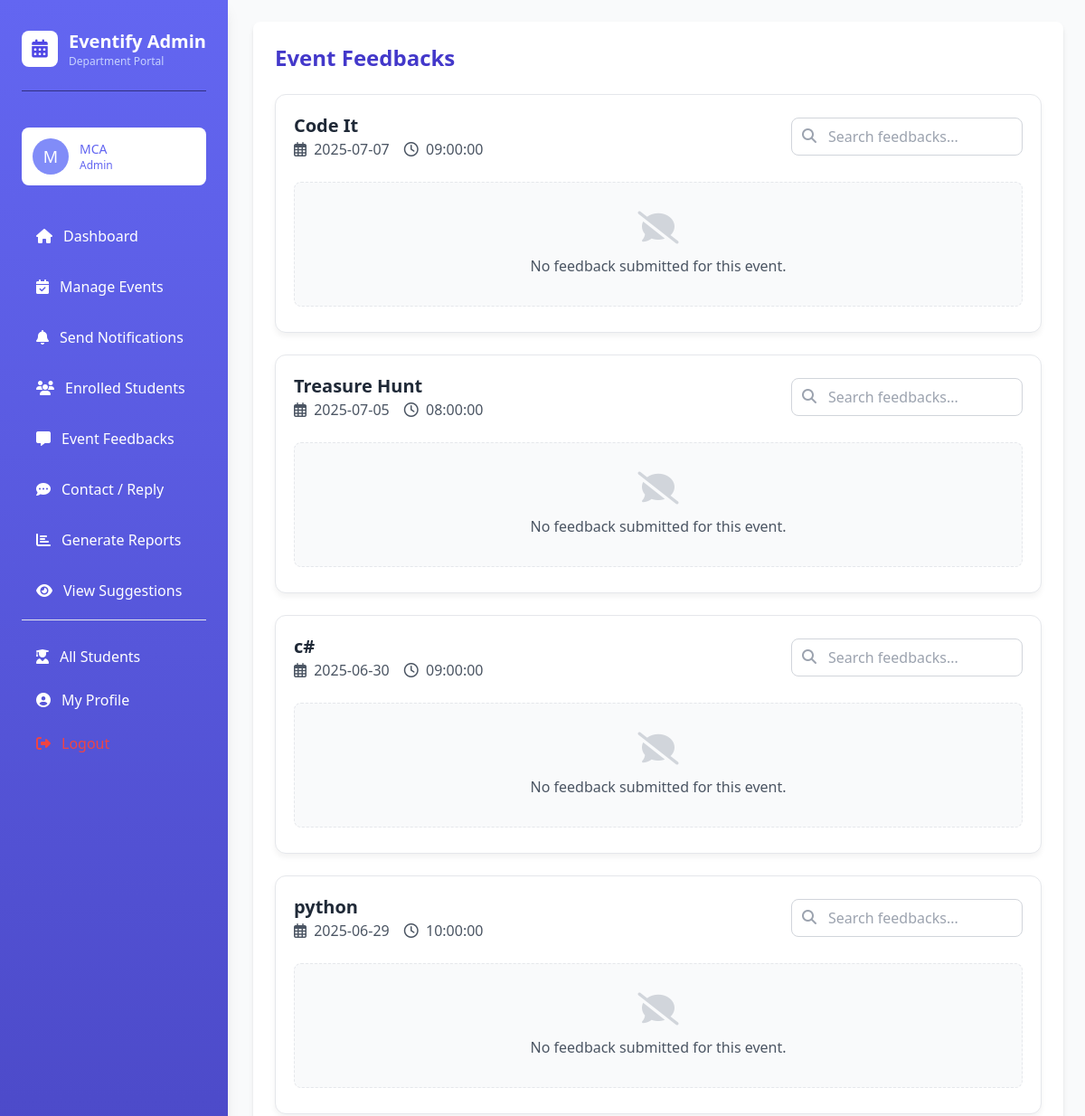
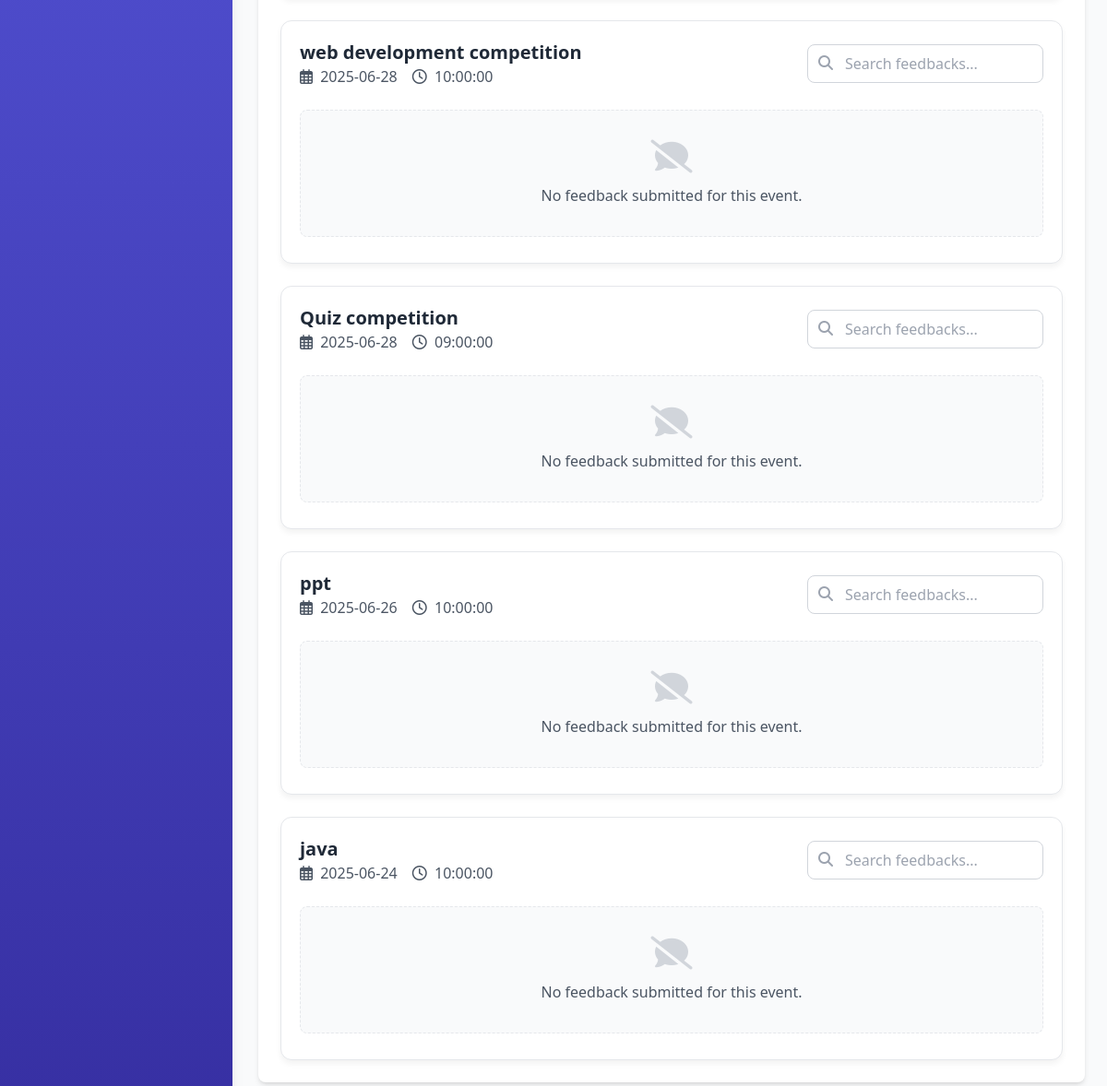
Screenshot of /department/event_feedbacks.php (signed in) with the database file from the repository (2 pictures, top to bottom).
### tables this page shows
CREATE TABLE `events` (
  `event_id` int(11) NOT NULL,
  `event_title` varchar(150) NOT NULL,
  `event_description` text NOT NULL,
  `event_date` date NOT NULL,
  `event_time` time NOT NULL,
  `event_end_time` time NOT NULL,
  `max_participants` int(11) DEFAULT NULL,
  `enrollment_deadline` datetime DEFAULT NULL,
  `department_id` int(11) DEFAULT NULL,
  `created_at` timestamp NOT NULL DEFAULT current_timestamp(),
  `notified` tinyint(1) DEFAULT 0
);

### department/event_feedbacks.php (the view, shortened to what this page needs)
<?php
require_once '../includes/db.php';
$department_id = $_SESSION['department_id'];
$eventsStmt = $pdo->prepare("SELECT * FROM events WHERE department_id = ? ORDER BY event_date DESC");
$eventsStmt->execute([$department_id]);
$events = $eventsStmt->fetchAll();
?>
<!DOCTYPE html>
<html lang="en">
<head>
  <script src="https://cdn.tailwindcss.com"></script>
  <link rel="stylesheet" href="https://cdnjs.cloudflare.com/ajax/libs/font-awesome/6.4.0/css/all.min.css">
</head>
<body class="bg-gray-50">
<div class="flex">
  <?php include 'sidebar.php'; ?>
  <main class="flex-1 md:ml-64 p-6 mt-16 md:mt-0">
    <div class="bg-white rounded-lg shadow-md p-6">
      <div class="flex justify-between items-center mb-6">
        <h1 class="text-2xl font-bold text-indigo-700">Event Feedbacks</h1>
      </div>
      <?php if ($events): ?>
        <div class="space-y-6">
          <?php foreach ($events as $event): ?>
            <div class="card border border-gray-200 rounded-xl p-5 bg-white">
              <div class="flex flex-col md:flex-row md:justify-between md:items-center mb-4 gap-3">
                <div>
                  <h2 class="text-xl font-semibold text-gray-800">
                    <?= htmlspecialchars($event['event_title']) ?>
                  </h2>
                  <p class="text-gray-600">
                    <i class="far fa-calendar-alt mr-1"></i> <?= $event['event_date'] ?>
                    <i class="far fa-clock ml-3 mr-1"></i> <?= $event['event_time'] ?>
                  </p>
                </div>
                <div class="search-container relative w-full md:w-64">
                  <input
                    type="text"
                    placeholder="Search feedbacks..."
                    class="search-input w-full pl-10 pr-4 py-2 border border-gray-300 rounded-lg focus:outline-none focus:ring-2 focus:ring-indigo-200"
                    data-event-id="<?= $event['event_id'] ?>"
                    onkeyup="searchFeedbacks(this)"
                  >
                  <i class="fas fa-search absolute left-3 top-3 text-gray-400"></i>
                </div>
              </div>
              <?php
              $feedbackStmt = $pdo->prepare("
                SELECT f.feedback_text, s.full_name, s.email, f.submitted_at
                FROM feedback f
                JOIN students s ON f.student_id = s.student_id
                WHERE f.event_id = ?
                ORDER BY f.submitted_at DESC
              ");
              $feedbackStmt->execute([$event['event_id']]);
              $feedbacks = $feedbackStmt->fetchAll();
              ?>
              <div class="overflow-x-auto">
                <?php if ($feedbacks): ?>
                  <table class="min-w-full divide-y divide-gray-200">
                    <thead class="bg-indigo-50">
                      <tr>
                        <th class="px-6 py-3 text-left text-xs font-medium text-indigo-700 uppercase tracking-wider">#</th>
                        <th class="px-6 py-3 text-left text-xs font-medium text-indigo-700 uppercase tracking-wider">Student</th>
                        <th class="px-6 py-3 text-left text-xs font-medium text-indigo-700 uppercase tracking-wider">Email</th>
                        <th class="px-6 py-3 text-left text-xs font-medium text-indigo-700 uppercase tracking-wider">Feedback</th>
                        <th class="px-6 py-3 text-left text-xs font-medium text-indigo-700 uppercase tracking-wider">Submitted</th>
                      </tr>
                    </thead>
                    <tbody id="feedbacks-<?= $event['event_id'] ?>" class="bg-white divide-y divide-gray-200">
                      <?php $count = 1; foreach ($feedbacks as $fb): ?>
                        <tr class="feedback-row">
                          <td class="px-6 py-4 whitespace-nowrap text-sm text-gray-500"><?= $count++ ?></td>
                          <td class="px-6 py-4 whitespace-nowrap text-sm font-medium text-gray-900">
                            <?= htmlspecialchars($fb['full_name']) ?>
                          </td>
                          <td class="px-6 py-4 whitespace-nowrap text-sm text-gray-500">
                            <?= htmlspecialchars($fb['email']) ?>
                          </td>
                          <td class="px-6 py-4 text-sm text-gray-500 feedback-text">
                            <?= htmlspecialchars($fb['feedback_text']) ?>
                          </td>
                          <td class="px-6 py-4 whitespace-nowrap text-sm text-gray-500">
                            <div class="flex items-center">
                              <i class="far fa-clock mr-1 text-gray-400"></i>
                              <?= $fb['submitted_at'] ?>
                            </div>
                          </td>
                        </tr>
                      <?php endforeach; ?>
                    </tbody>
                  </table>
                <?php else: ?>
                  <div class="empty-state rounded-lg text-center py-8 my-2">
                    <i class="fas fa-comment-slash text-4xl text-gray-300 mb-3"></i>
                    <p class="text-gray-600">No feedback submitted for this event.</p>
                  </div>
                <?php endif; ?>
              </div>
            </div>
          <?php endforeach; ?>
        </div>
      <?php endif; ?>
    </div>
  </main>
</div>
</body>
</html>

### department/event_feedbacks.php (style rules this page uses)
.card { transition: all 0.3s ease; box-shadow: 0 4px 6px rgba(0, 0, 0, 0.05); }
.search-container { transition: all 0.3s ease; }
.empty-state { background-color: #f9fafb; border: 1px dashed #e5e7eb; }

### rows the page displays
events: event_title "Code It", event_date "2025-07-07", event_time "09:00:00"
events: event_title "Treasure Hunt", event_date "2025-07-05", event_time "08:00:00"
events: event_title "c#", event_date "2025-06-30", event_time "09:00:00"
events: event_title "python", event_date "2025-06-29", event_time "10:00:00"
events: event_title "web development competition", event_date "2025-06-28", event_time "10:00:00"
events: event_title "Quiz competition", event_date "2025-06-28", event_time "09:00:00"
events: event_title "ppt", event_date "2025-06-26", event_time "10:00:00"
events: event_title "java", event_date "2025-06-24", event_time "10:00:00"

### other values shown
substr(htmlspecialchars($_SESSION['department_name']), 0, 1) "M"
$_SESSION['department_name'] "MCA"
